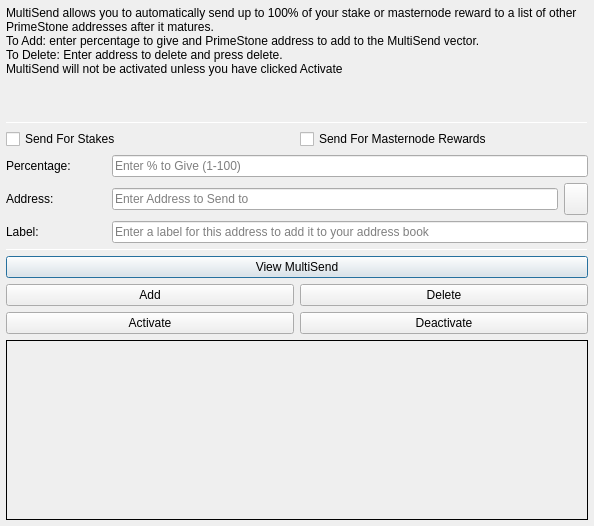
<?xml version="1.0" encoding="UTF-8"?>
<ui version="4.0">
 <class>MultiSendDialog</class>
 <widget class="QDialog" name="MultiSendDialog">
  <property name="windowModality">
   <enum>Qt::NonModal</enum>
  </property>
  <property name="geometry">
   <rect>
    <x>0</x>
    <y>0</y>
    <width>594</width>
    <height>526</height>
   </rect>
  </property>
  <property name="windowTitle">
   <string>MultiSend</string>
  </property>
  <layout class="QVBoxLayout" name="verticalLayout" stretch="0">
   <property name="leftMargin">
    <number>6</number>
   </property>
   <property name="topMargin">
    <number>6</number>
   </property>
   <property name="rightMargin">
    <number>6</number>
   </property>
   <property name="bottomMargin">
    <number>6</number>
   </property>
   <item>
    <layout class="QVBoxLayout" name="verticalLayout_Main" stretch="1,1,1,0,1,1,1">
     <item>
      <widget class="QLabel" name="label_2">
       <property name="lineWidth">
        <number>1</number>
       </property>
       <property name="text">
        <string>MultiSend allows you to automatically send up to 100% of your stake or masternode reward to a list of other PrimeStone addresses after it matures.
To Add: enter percentage to give and PrimeStone address to add to the MultiSend vector.
To Delete: Enter address to delete and press delete.
MultiSend will not be activated unless you have clicked Activate</string>
       </property>
       <property name="alignment">
        <set>Qt::AlignLeading|Qt::AlignLeft|Qt::AlignTop</set>
       </property>
       <property name="wordWrap">
        <bool>true</bool>
       </property>
      </widget>
     </item>
     <item>
      <widget class="Line" name="line">
       <property name="minimumSize">
        <size>
         <width>0</width>
         <height>1</height>
        </size>
       </property>
       <property name="maximumSize">
        <size>
         <width>16777215</width>
         <height>1</height>
        </size>
       </property>
       <property name="orientation">
        <enum>Qt::Horizontal</enum>
       </property>
      </widget>
     </item>
     <item>
      <layout class="QVBoxLayout" name="verticalLayout_Settings">
       <item>
        <layout class="QHBoxLayout" name="horizontalLayout">
         <item>
          <widget class="QCheckBox" name="multiSendStakeCheckBox">
           <property name="text">
            <string>Send For Stakes</string>
           </property>
          </widget>
         </item>
         <item>
          <widget class="QCheckBox" name="multiSendMasternodeCheckBox">
           <property name="text">
            <string>Send For Masternode Rewards</string>
           </property>
          </widget>
         </item>
        </layout>
       </item>
       <item>
        <layout class="QHBoxLayout" name="horizontalLayout_6">
         <item>
          <widget class="QLabel" name="label">
           <property name="minimumSize">
            <size>
             <width>100</width>
             <height>0</height>
            </size>
           </property>
           <property name="toolTip">
            <string>Percentage of stake to send</string>
           </property>
           <property name="text">
            <string>Percentage:</string>
           </property>
          </widget>
         </item>
         <item>
          <widget class="QLineEdit" name="multiSendPercentEdit">
           <property name="toolTip">
            <string>Enter whole numbers 1 - 100</string>
           </property>
           <property name="placeholderText">
            <string>Enter % to Give (1-100)</string>
           </property>
          </widget>
         </item>
        </layout>
       </item>
       <item>
        <layout class="QHBoxLayout" name="horizontalLayout_7">
         <item>
          <widget class="QLabel" name="label_5">
           <property name="minimumSize">
            <size>
             <width>100</width>
             <height>0</height>
            </size>
           </property>
           <property name="toolTip">
            <string>Address to send portion of stake to</string>
           </property>
           <property name="text">
            <string>Address:</string>
           </property>
          </widget>
         </item>
         <item>
          <widget class="QLineEdit" name="multiSendAddressEdit">
           <property name="toolTip">
            <string/>
           </property>
           <property name="placeholderText">
            <string>Enter Address to Send to</string>
           </property>
          </widget>
         </item>
         <item>
          <widget class="QToolButton" name="addressBookButton">
           <property name="maximumSize">
            <size>
             <width>16777215</width>
             <height>32</height>
            </size>
           </property>
           <property name="toolTip">
            <string>Choose an address from the address book</string>
           </property>
           <property name="text">
            <string/>
           </property>
           <property name="icon">
            <iconset resource="../primestone.qrc">
             <normaloff>:/icons/address-book</normaloff>:/icons/address-book</iconset>
           </property>
           <property name="shortcut">
            <string>Alt+A</string>
           </property>
          </widget>
         </item>
        </layout>
       </item>
      </layout>
     </item>
     <item>
      <layout class="QHBoxLayout" name="horizontalLayout_3">
       <item>
        <widget class="QLabel" name="label_3">
         <property name="minimumSize">
          <size>
           <width>100</width>
           <height>0</height>
          </size>
         </property>
         <property name="text">
          <string>Label:</string>
         </property>
        </widget>
       </item>
       <item>
        <widget class="QLineEdit" name="labelAddressLabelEdit">
         <property name="placeholderText">
          <string>Enter a label for this address to add it to your address book</string>
         </property>
        </widget>
       </item>
      </layout>
     </item>
     <item>
      <widget class="Line" name="line_2">
       <property name="minimumSize">
        <size>
         <width>0</width>
         <height>1</height>
        </size>
       </property>
       <property name="maximumSize">
        <size>
         <width>16777215</width>
         <height>1</height>
        </size>
       </property>
       <property name="orientation">
        <enum>Qt::Horizontal</enum>
       </property>
      </widget>
     </item>
     <item>
      <layout class="QVBoxLayout" name="verticalLayout_Buttons">
       <item>
        <layout class="QHBoxLayout" name="horizontalLayout_4">
         <item>
          <widget class="QPushButton" name="viewButton">
           <property name="toolTip">
            <string/>
           </property>
           <property name="statusTip">
            <string>View MultiSend Vector</string>
           </property>
           <property name="text">
            <string>View MultiSend</string>
           </property>
          </widget>
         </item>
        </layout>
       </item>
       <item>
        <layout class="QHBoxLayout" name="horizontalLayout_2">
         <item>
          <widget class="QPushButton" name="addButton">
           <property name="toolTip">
            <string/>
           </property>
           <property name="statusTip">
            <string>Add to MultiSend Vector</string>
           </property>
           <property name="text">
            <string>Add</string>
           </property>
          </widget>
         </item>
         <item>
          <widget class="QPushButton" name="deleteButton">
           <property name="toolTip">
            <string/>
           </property>
           <property name="statusTip">
            <string>Delete Address From MultiSend Vector</string>
           </property>
           <property name="text">
            <string>Delete</string>
           </property>
          </widget>
         </item>
        </layout>
       </item>
       <item>
        <layout class="QHBoxLayout" name="horizontalLayout_5">
         <item>
          <widget class="QPushButton" name="activateButton">
           <property name="statusTip">
            <string>Activate MultiSend</string>
           </property>
           <property name="text">
            <string>Activate</string>
           </property>
          </widget>
         </item>
         <item>
          <widget class="QPushButton" name="disableButton">
           <property name="statusTip">
            <string>Deactivate MultiSend</string>
           </property>
           <property name="text">
            <string>Deactivate</string>
           </property>
          </widget>
         </item>
        </layout>
       </item>
      </layout>
     </item>
     <item>
      <widget class="QLabel" name="message">
       <property name="minimumSize">
        <size>
         <width>0</width>
         <height>180</height>
        </size>
       </property>
       <property name="frameShape">
        <enum>QFrame::Panel</enum>
       </property>
       <property name="frameShadow">
        <enum>QFrame::Plain</enum>
       </property>
       <property name="lineWidth">
        <number>1</number>
       </property>
       <property name="midLineWidth">
        <number>1</number>
       </property>
       <property name="text">
        <string/>
       </property>
       <property name="alignment">
        <set>Qt::AlignLeading|Qt::AlignLeft|Qt::AlignTop</set>
       </property>
       <property name="wordWrap">
        <bool>true</bool>
       </property>
      </widget>
     </item>
    </layout>
   </item>
  </layout>
 </widget>
 <resources>
  <include location="../primestone.qrc"/>
 </resources>
 <connections/>
</ui>
